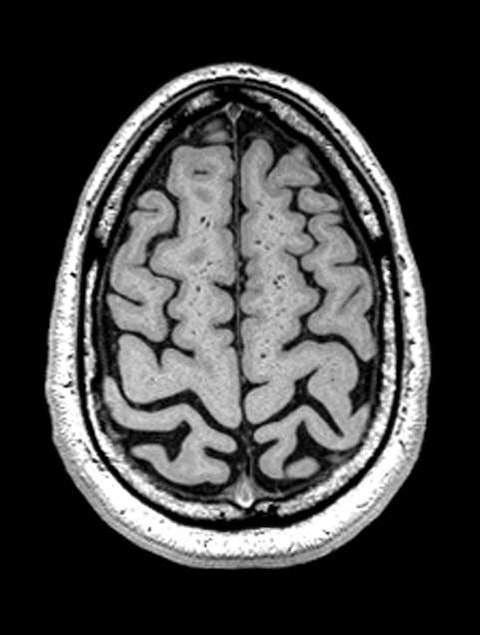
#> input picture Dataset/20.png, 480 x 635 px
$ python -i Preprocessing.py   (imports and definitions only)
#> lines starting #> are read from the running program, lines starting #| are printed output that depends on the picture
#> further down, picture is the input picture: shape (635, 480, 3); min 0, max 255, mean 65.9
import cv2
import numpy as np

def filter_image(image):
    # Resize the image to streamline process
    resized_image = cv2.resize(image, (500, 600), interpolation=cv2.INTER_CUBIC)
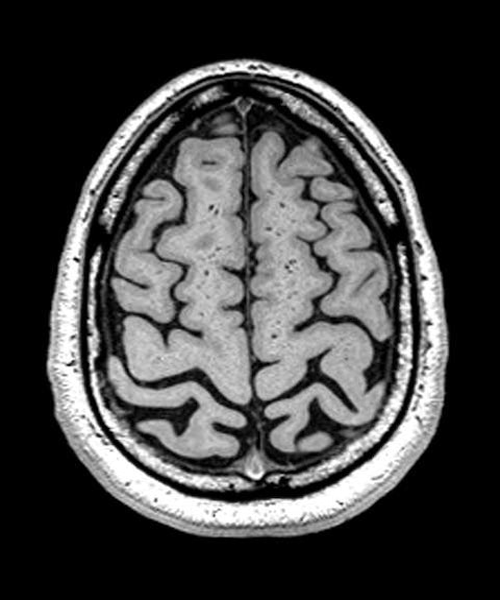
#> resized_image: shape (600, 500, 3); min 0, max 255, mean 65.9
    # Transform image into greyscale
    grey_image = cv2.cvtColor(resized_image, cv2.COLOR_BGR2GRAY)

    # reduce noise of image while perserving edges with median filter
    filtered_image = cv2.medianBlur(grey_image, 5)

    filtered_image = cv2.cvtColor(filtered_image, cv2.COLOR_GRAY2BGR)
#> filtered_image: shape (600, 500, 3)

    return filtered_image

# [63 lines left out: functions skull_stripping, findBrainContour, not called in this run]

>>> import cv2
>>> picture = cv2.imread('Dataset/20.png')
>>> result = filter_image(picture)

$ run again, on Dataset/23.png
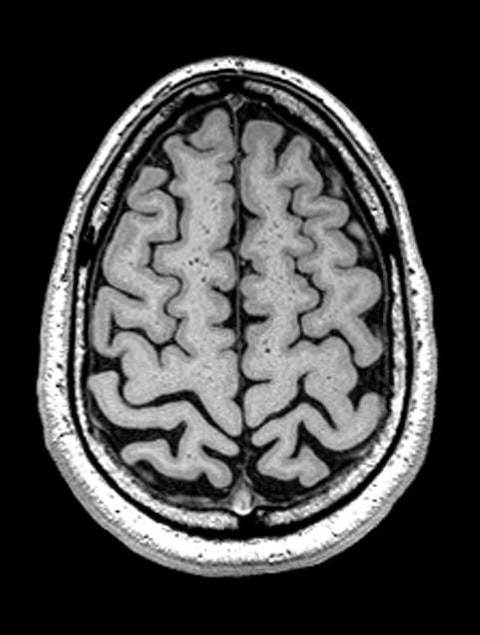
#> input picture Dataset/23.png, 480 x 635 px
#> picture is the input picture: shape (635, 480, 3); min 0, max 255, mean 69.8
#> in filter_image, `resized_image = cv2.resize(image, (500, 600), interpolation=cv2.INTER_..`:
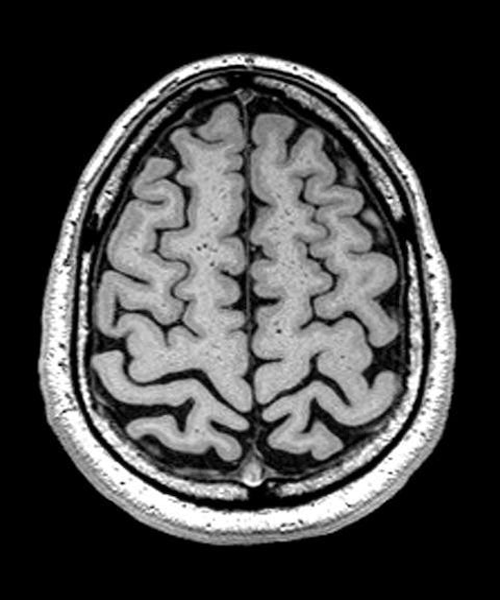
#> resized_image: shape (600, 500, 3); min 0, max 255, mean 69.8
